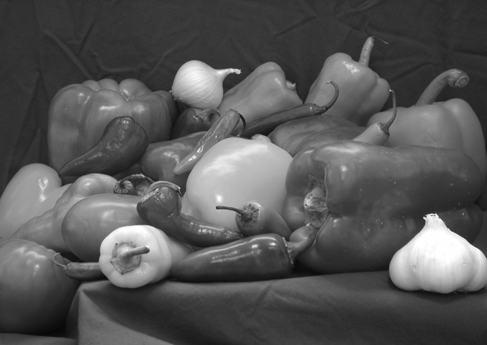
#> input picture Noise Filtering/images/Test1.png, 487 x 345 px
$ python BuiltInFiltering.py
#> lines starting #> are read from the running program, lines starting #| are printed output that depends on the picture; long printed decimals are rounded
### Noise Filtering/src/MSE.py
import numpy as np
import cv2

# Mean Squared Error implementation
# MSE calculates the average squared difference between the corresponding pixels of two
# images. MSE provides a numerical value indicating similarity of two images and it is widely
# used to assess image quality. MSE between two images is defined as:

# MSE = 1/(M*N) * sum(sum((I1(i,j) - I2(i,j))^2))


def MSE(img1, img2):
    # Check if the images are of the same size
    if img1.shape != img2.shape:
        print("Images are not of the same size")
        return -1

    img1 = img1.astype(np.float64)
    img2 = img2.astype(np.float64)

    # Calculate MSE
    M = img1.shape[0]
    N = img1.shape[1]

    error = 0

    for x in range(M):
        for y in range(N):
            error += (img1[x, y] - img2[x, y]) ** 2

    error /= M * N

    return error


# Test script to compare the two implementations
# [13 lines that do not run on import are left out]

### Noise Filtering/src/util.py
import time

import cv2 as cv
from pathlib import Path

IMAGE_DIRECTORY = Path(__file__).parents[1].joinpath("images")


# [4 lines left out: function open_image, not called in this run]


def save_image(image, filename):
    filepath = IMAGE_DIRECTORY.joinpath(filename)
    cv.imwrite(str(filepath), image)


# [10 lines left out: functions show_image, time_function, not called in this run]

### Noise Filtering/src/BuiltInFiltering.py
import cv2 as cv
import numpy as np
import matplotlib.pyplot as plt

from src.MSE import MSE
from src.util import *


def GaussianFilter(image, sigma):
    blurred_image = cv.GaussianBlur(image, (0, 0), sigmaX=sigma, sigmaY=sigma)
    return blurred_image


def MedianFilter(image, kernel_size):
    blurred_image = cv.medianBlur(image, kernel_size)
    return blurred_image


if __name__ == "__main__":
    test1 = cv.imread("../images/Test1.png", cv.IMREAD_GRAYSCALE)
#> test1 is the input picture: shape (345, 487); min 8, max 255, mean 85.9
    test1_noise1 = cv.imread("../images/Test1Noise1.png", cv.IMREAD_GRAYSCALE)
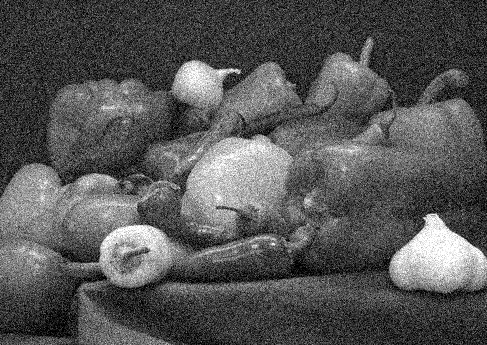
#> input picture Noise Filtering/images/Test1Noise1.png, 487 x 345 px
#> test1_noise1 is the input picture: shape (345, 487); min 0, max 255, mean 86.1
    test1_noise2 = cv.imread("../images/Test1Noise2.png", cv.IMREAD_GRAYSCALE)
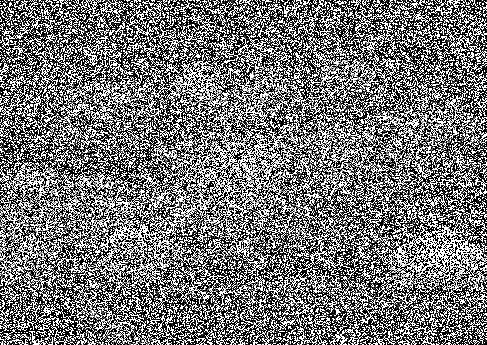
#> input picture Noise Filtering/images/Test1Noise2.png, 487 x 345 px
#> test1_noise2 is the input picture: shape (345, 487); min 0, max 255, mean 118.8

    assert test1 is not None
    assert test1_noise1 is not None
    assert test1_noise2 is not None

    assert test1.shape == test1_noise1.shape == test1_noise2.shape

    test1_noise1_restored_sigma2 = GaussianFilter(test1_noise1, 2)
    test1_noise1_restored_sigma7 = GaussianFilter(test1_noise1, 7)
#> call 2 of GaussianFilter, with sigma = 7
#> in GaussianFilter (call 2), `blurred_image = cv.GaussianBlur(image, (0, 0), sigmaX=sigma, sigmaY=si..`:
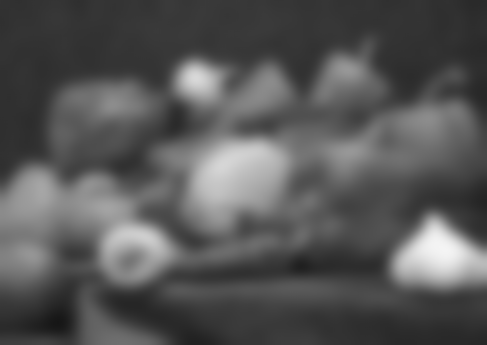
#> blurred_image: shape (345, 487); min 22, max 244, mean 86.1
    test1_noise2_restored_sigma2 = GaussianFilter(test1_noise2, 2)
#> call 3 of GaussianFilter, with sigma = 2
#> in GaussianFilter (call 3), `blurred_image = cv.GaussianBlur(image, (0, 0), sigmaX=sigma, sigmaY=si..`:
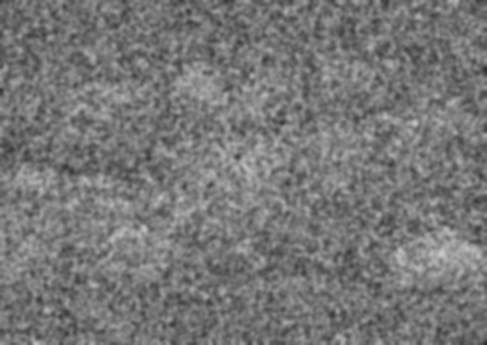
#> blurred_image: shape (345, 487); min 39, max 203, mean 118.8
    test1_noise2_restored_sigma7 = GaussianFilter(test1_noise2, 7)
#> call 4 of GaussianFilter, with sigma = 7
#> in GaussianFilter (call 4), `blurred_image = cv.GaussianBlur(image, (0, 0), sigmaX=sigma, sigmaY=si..`:
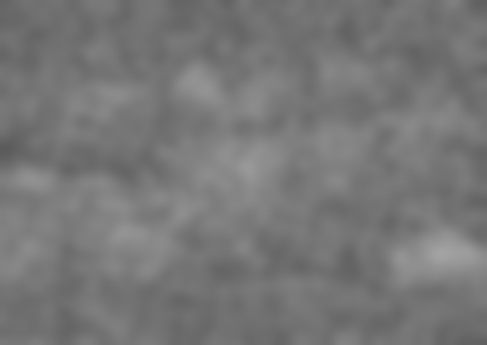
#> blurred_image: shape (345, 487); min 91, max 164, mean 118.8

    test1_noise1_restored_kernel7 = MedianFilter(test1_noise1, 7)
    test1_noise1_restored_kernel19 = MedianFilter(test1_noise1, 19)
    test1_noise2_restored_kernel7 = MedianFilter(test1_noise2, 7)
#> call 3 of MedianFilter, with kernel_size = 7
#> in MedianFilter (call 3), `blurred_image = cv.medianBlur(image, kernel_size)`:
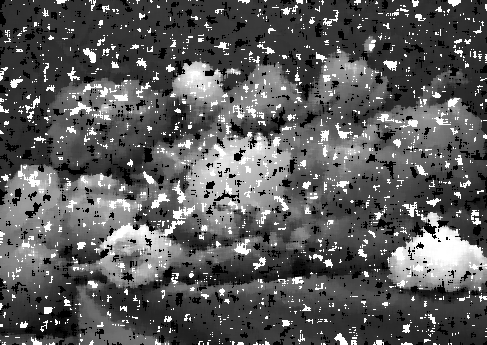
#> blurred_image: shape (345, 487); min 0, max 255, mean 91.3
    test1_noise2_restored_kernel19 = MedianFilter(test1_noise2, 19)
#> call 4 of MedianFilter, with kernel_size = 19
#> in MedianFilter (call 4), `blurred_image = cv.medianBlur(image, kernel_size)`:
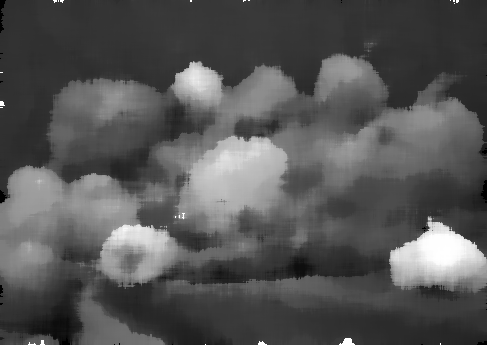
#> blurred_image: shape (345, 487); min 0, max 255, mean 85

    save_image(test1_noise1_restored_sigma2, "Gaussian_noise1_sigma2.png")
    save_image(test1_noise1_restored_sigma7, "Gaussian_noise1_sigma7.png")
    save_image(test1_noise2_restored_sigma2, "Gaussian_noise2_sigma2.png")
    save_image(test1_noise2_restored_sigma7, "Gaussian_noise2_sigma7.png")

    save_image(test1_noise1_restored_kernel7, "Median_noise1_kernel7.png")
    save_image(
        test1_noise1_restored_kernel19,
        "Median_noise1_kernel19.png",
    )
    save_image(test1_noise2_restored_kernel7, "Median_noise2_kernel7.png")
    save_image(
        test1_noise2_restored_kernel19,
        "Median_noise2_kernel19.png",
    )

    print("Test1Noise1")
    print("---------------------------------")
    print("MSE of Ground Truth vs Noise1 is: ", MSE(test1, test1_noise1))
#> after the loop in MSE, `for x in range(M):`: error = 104354957
#> in MSE, `error /= M * N`: error = 621.1
#| MSE of Ground Truth vs Noise1 is:  621.105
    print(
        "MSE of Ground Truth vs Noise1 w/ Gaussian (Sigma = 2): ",
        MSE(test1, test1_noise1_restored_sigma2),
    )
#| MSE of Ground Truth vs Noise1 w/ Gaussian (Sigma = 2):  66.381
    print(
        "MSE of Ground Truth vs Noise1 w/ Gaussian (Sigma = 7): ",
        MSE(test1, test1_noise1_restored_sigma7),
    )
#| MSE of Ground Truth vs Noise1 w/ Gaussian (Sigma = 7):  281.417
    print(
        "MSE of Ground Truth vs Noise1 w/ Median (Kernel = 7): ",
        MSE(test1, test1_noise1_restored_kernel7),
    )
#| MSE of Ground Truth vs Noise1 w/ Median (Kernel = 7):  67.961
    print(
        "MSE of Ground Truth vs Noise1 w/ Median (Kernel = 19): ",
        MSE(test1, test1_noise1_restored_kernel19),
    )
#| MSE of Ground Truth vs Noise1 w/ Median (Kernel = 19):  189.095
    print("---------------------------------")

    print("Test1Noise2")
    print("---------------------------------")
    print("MSE of Ground Truth vs Noise2 is: ", MSE(test1, test1_noise2))
#| MSE of Ground Truth vs Noise2 is:  16182.167
    print(
        "MSE of Ground Truth vs Noise2 w/ Gaussian (Sigma = 2): ",
        MSE(test1, test1_noise2_restored_sigma2),
    )
#| MSE of Ground Truth vs Noise2 w/ Gaussian (Sigma = 2):  2881.840
    print(
        "MSE of Ground Truth vs Noise2 w/ Gaussian (Sigma = 7): ",
        MSE(test1, test1_noise2_restored_sigma7),
    )
#| MSE of Ground Truth vs Noise2 w/ Gaussian (Sigma = 7):  2751.702
    print(
        "MSE of Ground Truth vs Noise2 w/ Median (Kernel = 7): ",
        MSE(test1, test1_noise2_restored_kernel7),
    )
#| MSE of Ground Truth vs Noise2 w/ Median (Kernel = 7):  3223.111
    print(
        "MSE of Ground Truth vs Noise2 w/ Median (Kernel = 19): ",
        MSE(test1, test1_noise2_restored_kernel19),
    )
#| MSE of Ground Truth vs Noise2 w/ Median (Kernel = 19):  334.878
    print("---------------------------------")
